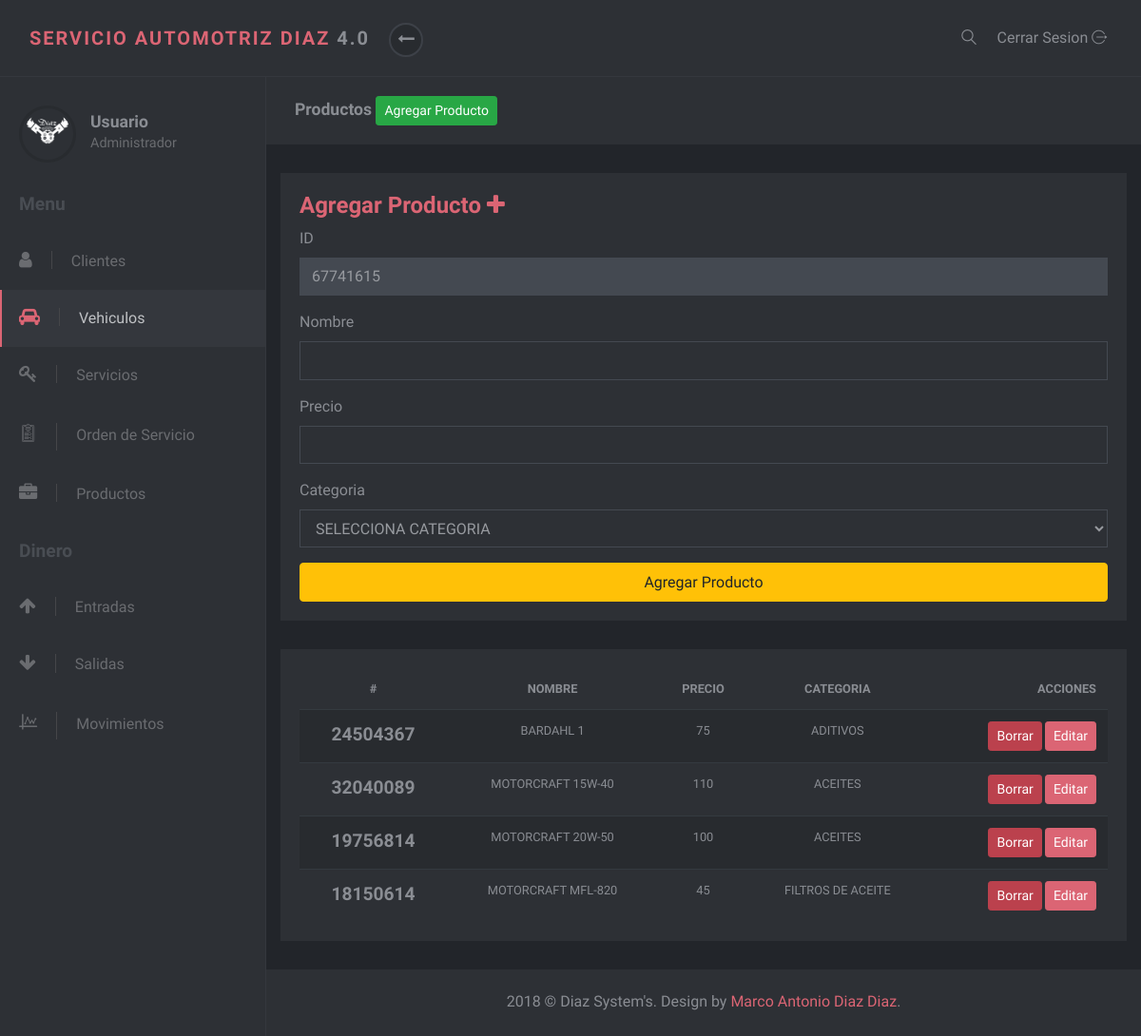
The app's page /productos/index.php with its own data.
### tables this page shows
CREATE TABLE `PRODUCTOS` (
  `ID` int(11) NOT NULL,
  `NOMBRE` varchar(45) DEFAULT NULL,
  `PRECIO` double DEFAULT NULL,
  `CATEGORIA` varchar(30) DEFAULT NULL,
  `BUSCAR` varchar(2) DEFAULT NULL
);

### productos/index.php (the view, shortened to what this page needs)
<?php
    include '../database/parameters.php'
?>
<!DOCTYPE html>
<html>
<head>
    <link rel="stylesheet" href="../vendor/bootstrap/css/bootstrap.min.css">
    <link rel="stylesheet" href="../vendor/font-awesome/css/font-awesome.min.css">
    <link rel="stylesheet" href="../css/font.css">
    <link rel="stylesheet" href="../css/style.default.css" id="theme-stylesheet">
    <link rel="stylesheet" href="../css/custom.css">
</head>
<body>
    <header class="header">
        <nav class="navbar navbar-expand-lg">
            <div class="container-fluid d-flex align-items-center justify-content-between">
                <div class="navbar-header">
                    <a href="index.html" class="navbar-brand">
                        <div class="brand-text brand-big visible text-uppercase"><strong class="text-primary">Servicio Automotriz Diaz</strong><strong> &nbsp4.0</strong></div>
                    </a>
                    <button class="sidebar-toggle"><i class="fa fa-long-arrow-left"></i></button>
                </div>
                <div class="right-menu list-inline no-margin-bottom">
                    <div class="list-inline-item"><a href="#" class="search-open nav-link"><i class="icon-magnifying-glass-browser"></i></a></div>
                    <div class="list-inline-item logout"><a id="logout" href="login.html" class="nav-link">Cerrar Sesion <i class="icon-logout"></i></a></div>
                </div>
            </div>
        </nav>
    </header>
    <div class="d-flex align-items-stretch">
        <nav id="sidebar">
            <div class="sidebar-header d-flex align-items-center">
                <div class="avatar"><img src="../img/logo.png" alt="..." class="img-fluid rounded-circle"></div>
                <div class="title">
                    <h1 class="h5">Usuario</h1>
                    <p>Administrador</p>
                </div>
            </div>
            <span class="heading">Menu</span>
            <ul class="list-unstyled">
                <li>
                    <a href="../clientes/index.php"> <i class="fa fa-user"></i>Clientes </a>
                </li>
                <li class="active">
                    <a> <i class="fa fa-car"></i>Vehiculos </a>
                </li>
                <li>
                    <a href="../servicios/index.php"> <i class="fa fa-key"></i>Servicios </a>
                </li>
                <li>
                    <a href="../orden/index.php"> <i class="icon-padnote"></i>Orden de Servicio </a>
                </li>
                <li>
                    <a href="../productos/index.php"> <i class="fa fa-briefcase"></i>Productos </a>
                </li>
            </ul><span class="heading">Dinero</span>
            <ul class="list-unstyled">
                <li>
                    <a href="#"> <i class="fa fa-arrow-up"></i>Entradas </a>
                </li>
                <li>
                    <a href="#"> <i class="fa fa-arrow-down"></i>Salidas </a>
                </li>
                <li>
                    <a href="#"> <i class="icon-chart"></i>Movimientos </a>
                </li>
            </ul>
        </nav>
        <div class="page-content">
            <div class="page-header">
                <div class="container-fluid">
                    <h2 class="h5 no-margin-bottom">Productos <button class="btn btn-success btn-sm" onclick="ver();"> Agregar Producto</button></h2>
                </div>
            </div>
            <div class="container" id="mostrarAgregar">
                <div class="block">
                    <h3 class="text-primary">Agregar Producto <i class="fa fa-plus"></i></h3>
                    <div class="form-group">
                        <label>ID</label>
                        <input type="text" id="boxID" class="form-control" disabled value="<?php echo rand(10000000, 99999999); ?>">
                    </div>
                    <div class="form-group">
                        <label>Nombre</label>
                        <input type="text" class="form-control" id="boxNombre">
                    </div>
                    <div class="form-group">
                        <label>Precio</label>
                        <input type="number" class="form-control" id="boxPrecio">
                    </div>
                    <div class="form-group">
                        <label>Categoria</label>
                        <select id="boxCategoria" class="form-control">
                            <option value="0">SELECCIONA CATEGORIA</option>
                        </select>
                    </div>
                    <button class="btn btn-warning btn-block" onclick="agregarProducto();">Agregar Producto</button>
                </div>
                <div class="block" style="cursor: pointer;">
                    <table class="table table-striped" style="text-transform: uppercase; font-size: 80%; text-align: center;">
                        <thead>
                            <tr>
                                <th>#</th>
                                <th>NOMBRE</th>
                                <th>PRECIO</th>
                                <th>CATEGORIA</th>
                                <th class="text-right">ACCIONES</th>
                            </tr>
                        </thead>
                        <tbody>
                        <?php $sql = "SELECT * FROM PRODUCTOS WHERE BUSCAR = 'SI' ORDER BY NOMBRE"; ?>
                        <?php $result = $conn->query($sql); ?>
                        <?php while($row = $result->fetch_assoc()) { ?>
                            <tr>
                                <td style="font-weight: bold; font-size: 150%;"><?php echo $row['ID']; ?></td>
                                <td><?php echo $row['NOMBRE']; ?></td>
                                <td><?php echo $row['PRECIO']; ?></td>
                                <td><?php echo $row['CATEGORIA']; ?></td>
                                <td class="text-right"><button class="btn-danger btn btn-sm" onclick="borrar('<?php echo $row['PLACA'] ?>')">Borrar</button>
                                <button class="btn-primary btn btn-sm" onclick="editar('<?php echo $row['PLACA'] ?>')">Editar</button>
                                </td>
                            </tr>
                        <?php } ?>
                        </tbody>
                    </table>
                </div>
            </div>
            <footer class="footer">
                <div class="footer__block block no-margin-bottom">
                    <div class="container-fluid text-center">
                        <p class="no-margin-bottom">2018 &copy; Diaz System's. Design by <span class="text-primary">Marco Antonio Diaz Diaz</span>.</p>
                    </div>
                </div>
            </footer>
        </div>
    </div>
</body>
</html>

### records on screen
productos: ID "24504367", NOMBRE "BARDAHL 1", PRECIO "75", CATEGORIA "ADITIVOS"
productos: ID "32040089", NOMBRE "MOTORCRAFT 15W-40", PRECIO "110", CATEGORIA "ACEITES"
productos: ID "19756814", NOMBRE "MOTORCRAFT 20W-50", PRECIO "100", CATEGORIA "ACEITES"
productos: ID "18150614", NOMBRE "MOTORCRAFT MFL-820", PRECIO "45", CATEGORIA "FILTROS DE ACEITE"
